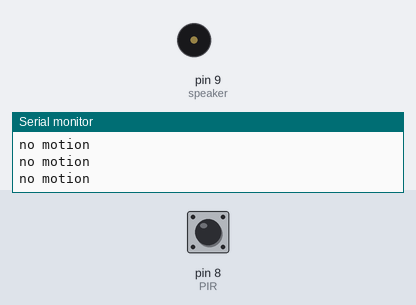
A sketch run on a simulated Arduino Uno, built with avr-gcc and run on an emulated ATmega328P. Parts: buzzer (waves = sounding, pin HIGH), the last lines printed to the serial monitor. The inputs (shaded band) are chosen by the test bench; at power-on: pin 8 (PIR) LOW.

Above: at 1.2 s.
1.3 s: pin 8 (PIR) driven HIGH
At 2.5 s:
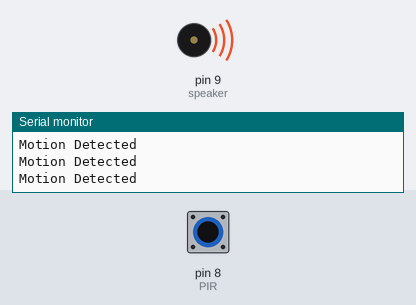
2.8 s: pin 8 (PIR) driven LOW
At 3.7 s:
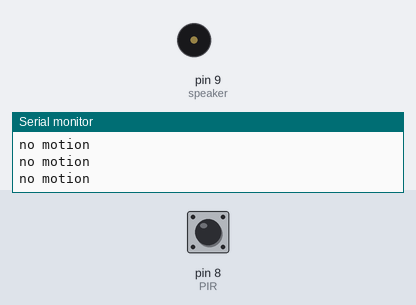
5.8 s: pin 8 (PIR) pulsed HIGH 2 times (0.12 s each, 0.3 s apart)
At 6.16 s:
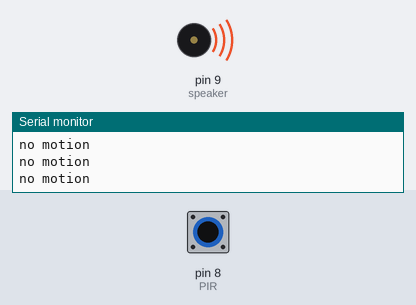
9.4 s: pin 8 (PIR) pulsed HIGH 2 times (0.12 s each, 0.3 s apart)
At 10.5 s:
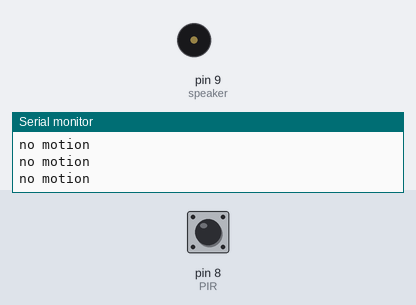
Timing chart, 0 to 12.4 s (numbered marks = the images above; inputs shaded):
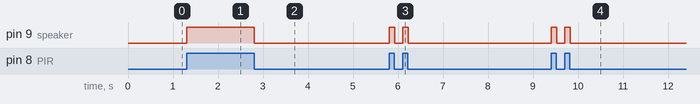

The sketch:

motion_sensor_krish_.ino
```cpp
int PIR = 8; // choose the input pin (for PIR sensor)
int pirState = LOW; // we start, assuming no motion detected
int motion = 0; // variable for reading the pin status
int speaker = 9; //Set up a speaker on a PWM pin (digital 9, 10, or 11)

void setup()
{
    pinMode(PIR, INPUT); // declare sensor as input
    pinMode(speaker, OUTPUT);
    Serial.begin(9600);
}

void loop()
{
  motion = digitalRead(PIR); // read motion from sensor
  if(motion == HIGH){// if motion is there
    digitalWrite(speaker,HIGH);
    Serial.println("Motion Detected");
  }

  else{
    digitalWrite(speaker,LOW);
    Serial.println("no motion");

  }
}

//
//// duration in mSecs, frequency in hertz
//void playTone(long duration, int freq)
//{
//    duration *= 1000;
//    int period = (1.0 / freq) * 1000000;
//    long elapsed_time = 0;
//    while (elapsed_time < duration)
//    {
//        digitalWrite(pinSpeaker, HIGH);
//        delayMicroseconds(period / 2);
//        digitalWrite(pinSpeaker, LOW);
//        delayMicroseconds(period / 2);
//        elapsed_time += (period);
//    }
//
//}
```

Measured:
- after the input at 1.3 s, pin 9 (speaker): LOW → HIGH at once
- after the input at 2.8 s, pin 9 (speaker): HIGH → LOW at once
- after the input at 5.8 s, pin 9 (speaker): alternates HIGH for 0.12 s and LOW for 0.17 s, 4 changes in all, then stays LOW, starting at once
- after the input at 9.4 s, pin 9 (speaker): alternates HIGH for 0.12 s and LOW for 0.17 s, 4 changes in all, then stays LOW, starting at once
